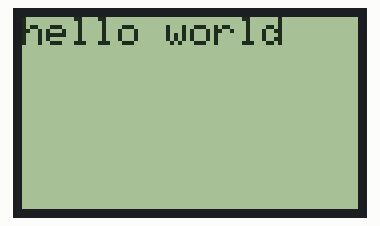
This sketch was run on a simulated Arduino Uno, built with avr-gcc and run on an emulated ATmega328P. On the bench: 84×48 one-colour display.

Above: at 0.13 s.
At 0.75 s:
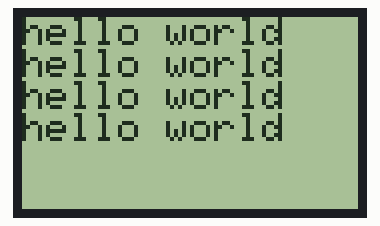
At 1.37 s:
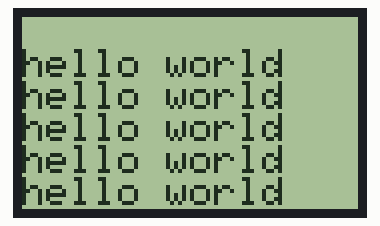
At 1.98 s:
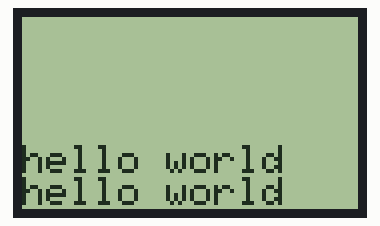
At 2.8 s:
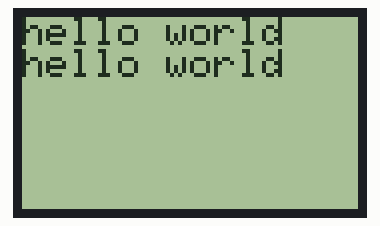

The sketch:

display2.ino
```cpp
#include <PCD8544.h>
#include <stdio.h>

using namespace std;

const int line = 6;

 PCD8544 lcd;
void setup() {
   lcd.begin(84, 48);
}
void loop() {
  lcd.setContrast(60);
  for(int i =0 ; i < line; ++i){
    lcd.setCursor(0, i);
    lcd.print("hello world");

    delay(200);
  }
  for(int i =0 ; i < line; ++i){
    lcd.setCursor(0, i);
    lcd.clearLine();
    delay(200);
  }
  //lcd.print("hello world");
  //lcd.setCursor(0, 1);
  //lcd.print("     To");
  //lcd.setCursor(0,2);
  //lcd.print("ElectronicsHobbyists.com");
  //delay(200);
 }
```

Measured:
- by itself, everything shown: repeats every 2.5 s, in 12 steps
